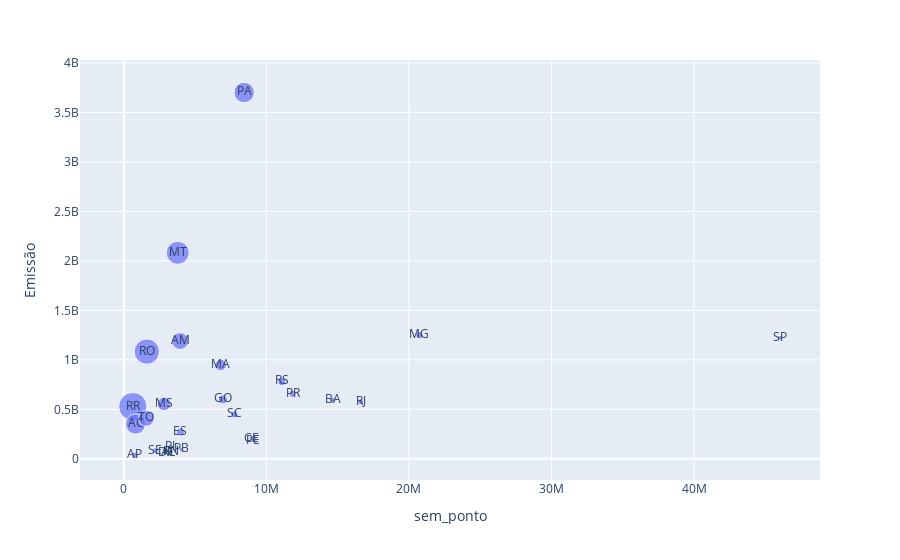

Write notebook code for a chart like this one.
### Code cell
px.scatter(data_frame=dados_agrupados, x='sem_ponto', y='Emissão', text='Estado', size='emissao_percapita')

### Figure 1 — Plotly figure (JSON) as saved in the notebook; plotly's stock layout.template omitted (floating-point values rounded to 4 significant figures)
{"data": [{"hovertemplate": "sem_ponto=%{x}<br>Emissão=%{y}<br>emissao_percapita=%{marker.size}<br>Estado=%{text}<extra></extra>", "legendgroup": "", "marker": {"color": "#636efa", "size": [832.1, 670.3, 550.1, 438.4, 422.5, 301.0, 257.7, 195.9, 139.3, 86.44, 70.48, 67.86, 60.32, 57.77, 55.49, 46.09, 40.47, 36.71, 35.07, 34.71, 26.58, 23.65, 22.77, 21.86, 20.29, 20.03, 19.39], "sizemode": "area", "sizeref": 2.08, "symbol": "circle"}, "mode": "markers+text", "name": "", "orientation": "v", "showlegend": false, "text": ["RR", "RO", "MT", "PA", "AC", "AM", "TO", "MS", "MA", "GO", "RS", "ES", "MG", "SC", "PR", "AP", "BA", "SE", "PI", "RJ", "SP", "PB", "CE", "RN", "PE", "AL", "DF"], "type": "scatter", "x": [634805, 1616379, 3784239, 8442962, 829780, 3952262, 1584306, 2833742, 6800605, 6950976, 11088065, 3975100, 20732660, 7762154, 11835379, 774268, 14659023, 2211868, 3270174, 16615526, 46024937, 4030961, 8936431, 3303953, 9051113, 3125254, 2923369], "xaxis": "x", "y": [528200000.0, 1084000000.0, 2082000000.0, 3702000000.0, 350500000.0, 1190000000.0, 408200000.0, 555100000.0, 947600000.0, 600800000.0, 781500000.0, 269800000.0, 1251000000.0, 448400000.0, 656800000.0, 35680000.0, 593200000.0, 81190000.0, 114700000.0, 576700000.0, 1223000000.0, 95330000.0, 203500000.0, 72240000.0, 183600000.0, 62610000.0, 56690000.0], "yaxis": "y"}], "layout": {"legend": {"itemsizing": "constant", "tracegroupgap": 0}, "margin": {"t": 60}, "xaxis": {"anchor": "y", "domain": [0, 1], "title": {"text": "sem_ponto"}}, "yaxis": {"anchor": "x", "domain": [0, 1], "title": {"text": "Emissão"}}}}
